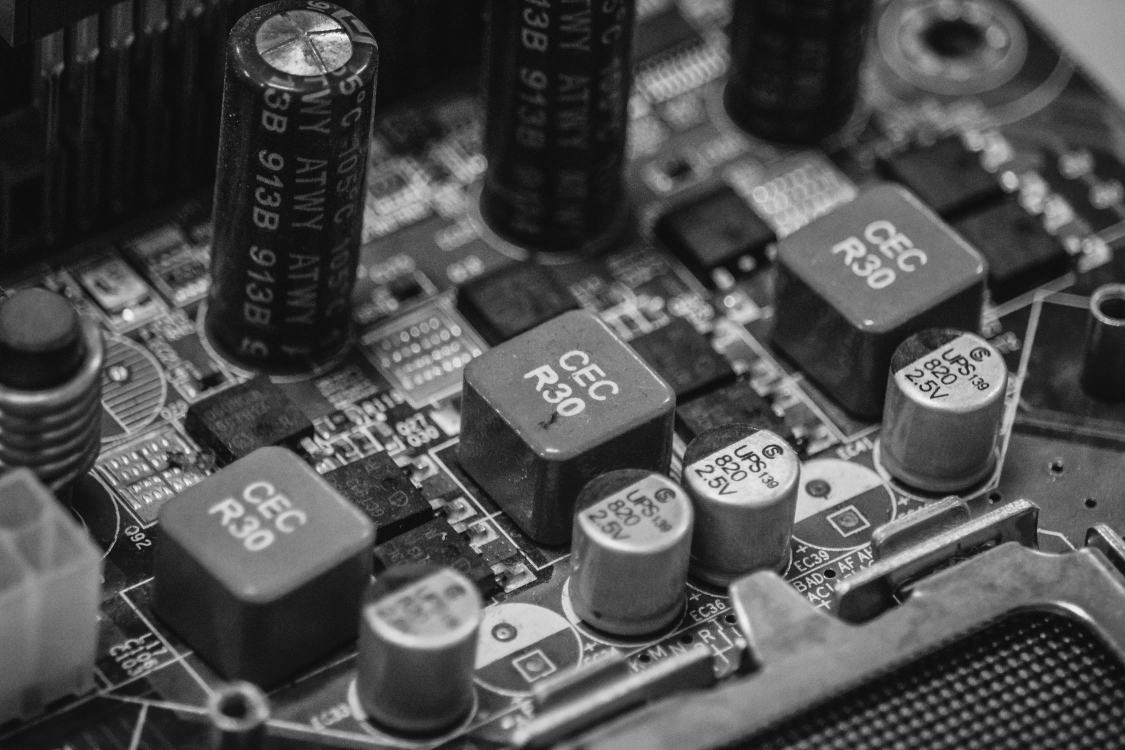
//> input picture Erg. Askisis 2025-2026/Images/Ασκηση 5/board.png, 2250 x 1500 px (shown at 1/2 size)
$ ./askisi5_dct_compression   (built with g++ and OpenCV 4)
//> lines starting //> are read from the running program, lines starting //| are printed output that depends on the picture; after the words box and inside, x2 and y2 are one past the last pixel; in counts of white or black regions, pixels touching at a corner belong together
#include <opencv2/opencv.hpp>

#include <algorithm>
#include <cmath>
#include <filesystem>
#include <fstream>
#include <iostream>
#include <sstream>
#include <stdexcept>
#include <string>
#include <utility>
#include <vector>

namespace fs = std::filesystem;

static const int BLOCK_SIZE = 32;
static const int R_VALUES[] = {5, 10, 15, 20, 25, 30, 35, 40, 45, 50};
static const int SHOWCASE_R_VALUES[] = {10, 25, 50};

static fs::path find_file(const fs::path &root, const std::string &filename)
{
//> called with filename = "board.png"
    for (const auto &entry : fs::recursive_directory_iterator(root)) {
        if (entry.is_regular_file() && entry.path().filename().string() == filename) {
            return entry.path();
        }
    }
    throw std::runtime_error("Could not find input file: " + filename);
}

static cv::Mat imread_grayscale_any_path(const fs::path &path)
{
    std::ifstream file(path, std::ios::binary);
    if (!file) {
        throw std::runtime_error("Could not open image: " + path.string());
    }

    std::vector<unsigned char> bytes(
        (std::istreambuf_iterator<char>(file)),
        std::istreambuf_iterator<char>()
    );
    cv::Mat decoded = cv::imdecode(bytes, cv::IMREAD_GRAYSCALE);
//> decoded is the input picture: 1500 rows x 2250 cols, CV_8UC1; min 2, max 254, mean 77.4
    if (decoded.empty()) {
        throw std::runtime_error("Could not decode image: " + path.string());
    }

    cv::Mat result;
    decoded.convertTo(result, CV_64F);
    return result;
}

static cv::Mat clip_to_uint8(const cv::Mat &image)
{
    cv::Mat bounded;
    cv::Mat clipped;
    cv::max(image, 0.0, bounded);
    cv::min(bounded, 255.0, bounded);
    bounded.convertTo(clipped, CV_8U);
    return clipped;
}

static cv::Mat pad_to_block_size(const cv::Mat &image, int block_size)
{
    const int padded_rows = static_cast<int>(std::ceil(static_cast<double>(image.rows) / block_size) * block_size);
    const int padded_cols = static_cast<int>(std::ceil(static_cast<double>(image.cols) / block_size) * block_size);
    const int pad_bottom = padded_rows - image.rows;
    const int pad_right = padded_cols - image.cols;

    cv::Mat padded;
    cv::copyMakeBorder(image, padded, 0, pad_bottom, 0, pad_right, cv::BORDER_REPLICATE);
    return padded;
}

static std::vector<cv::Point> zigzag_indices(int size)
{
    std::vector<cv::Point> order;
    for (int diag = 0; diag < 2 * size - 1; ++diag) {
        std::vector<cv::Point> coords;
        const int row_start = std::max(0, diag - size + 1);
        const int row_end = std::min(diag, size - 1);
        for (int row = row_start; row <= row_end; ++row) {
            const int col = diag - row;
            coords.push_back(cv::Point(col, row));
        }
        if (diag % 2 == 0) {
            std::reverse(coords.begin(), coords.end());
        }
        order.insert(order.end(), coords.begin(), coords.end());
    }
    return order;
}

static cv::Mat zonal_mask(int size, int keep_count)
{
    cv::Mat mask = cv::Mat::zeros(size, size, CV_64F);
    const std::vector<cv::Point> order = zigzag_indices(size);
    for (int i = 0; i < keep_count && i < static_cast<int>(order.size()); ++i) {
        mask.at<double>(order[i].y, order[i].x) = 1.0;
    }
    return mask;
}

static cv::Mat dct_blocks(const cv::Mat &padded)
{
    cv::Mat result = cv::Mat::zeros(padded.size(), CV_64F);
    for (int y = 0; y < padded.rows; y += BLOCK_SIZE) {
        for (int x = 0; x < padded.cols; x += BLOCK_SIZE) {
            cv::Mat block = padded(cv::Rect(x, y, BLOCK_SIZE, BLOCK_SIZE));
            cv::Mat transformed;
            cv::dct(block, transformed);
            transformed.copyTo(result(cv::Rect(x, y, BLOCK_SIZE, BLOCK_SIZE)));
        }
    }
    return result;
}

static cv::Mat inverse_dct_blocks(const cv::Mat &coefficients)
{
    cv::Mat result = cv::Mat::zeros(coefficients.size(), CV_64F);
    for (int y = 0; y < coefficients.rows; y += BLOCK_SIZE) {
        for (int x = 0; x < coefficients.cols; x += BLOCK_SIZE) {
            cv::Mat block = coefficients(cv::Rect(x, y, BLOCK_SIZE, BLOCK_SIZE));
            cv::Mat restored;
            cv::idct(block, restored);
            restored.copyTo(result(cv::Rect(x, y, BLOCK_SIZE, BLOCK_SIZE)));
        }
    }
    return result;
}

static cv::Mat apply_zonal(const cv::Mat &coefficients, int keep_count)
{
    cv::Mat result = cv::Mat::zeros(coefficients.size(), CV_64F);
    const cv::Mat mask = zonal_mask(BLOCK_SIZE, keep_count);

    for (int y = 0; y < coefficients.rows; y += BLOCK_SIZE) {
        for (int x = 0; x < coefficients.cols; x += BLOCK_SIZE) {
            cv::Mat source = coefficients(cv::Rect(x, y, BLOCK_SIZE, BLOCK_SIZE));
            cv::Mat destination = result(cv::Rect(x, y, BLOCK_SIZE, BLOCK_SIZE));
            cv::multiply(source, mask, destination);
        }
    }

    return result;
}

static cv::Mat apply_threshold(const cv::Mat &coefficients, int keep_count)
{
    cv::Mat result = cv::Mat::zeros(coefficients.size(), CV_64F);

    for (int y = 0; y < coefficients.rows; y += BLOCK_SIZE) {
        for (int x = 0; x < coefficients.cols; x += BLOCK_SIZE) {
            cv::Mat source = coefficients(cv::Rect(x, y, BLOCK_SIZE, BLOCK_SIZE));
            std::vector<std::pair<double, cv::Point>> ranked;
            ranked.reserve(BLOCK_SIZE * BLOCK_SIZE);

            for (int row = 0; row < BLOCK_SIZE; ++row) {
                for (int col = 0; col < BLOCK_SIZE; ++col) {
                    ranked.push_back({std::abs(source.at<double>(row, col)), cv::Point(col, row)});
                }
            }

            std::nth_element(
                ranked.begin(),
                ranked.begin() + keep_count,
                ranked.end(),
                [](const auto &left, const auto &right) { return left.first > right.first; }
            );

            cv::Mat destination = result(cv::Rect(x, y, BLOCK_SIZE, BLOCK_SIZE));
            for (int i = 0; i < keep_count; ++i) {
                const cv::Point point = ranked[i].second;
                destination.at<double>(point.y, point.x) = source.at<double>(point.y, point.x);
            }
        }
    }

    return result;
}

static double mse(const cv::Mat &reference, const cv::Mat &test)
{
    cv::Mat diff;
    cv::subtract(reference, test, diff);
    cv::multiply(diff, diff, diff);
    return cv::mean(diff)[0];
}

static cv::Mat crop_original_size(const cv::Mat &image, cv::Size size)
{
    return image(cv::Rect(0, 0, size.width, size.height)).clone();
}

static cv::Mat panel(const cv::Mat &image, const std::string &title, int target_width = 340)
{
    cv::Mat color;
    cv::cvtColor(clip_to_uint8(image), color, cv::COLOR_GRAY2BGR);

    const double scale = static_cast<double>(target_width) / color.cols;
    cv::Mat resized;
    cv::resize(color, resized, cv::Size(target_width, std::max(1, static_cast<int>(color.rows * scale))));

    const int title_height = 40;
    cv::Mat canvas(resized.rows + title_height, resized.cols, CV_8UC3, cv::Scalar(255, 255, 255));
    resized.copyTo(canvas(cv::Rect(0, title_height, resized.cols, resized.rows)));
    cv::putText(canvas, title, cv::Point(10, 27), cv::FONT_HERSHEY_SIMPLEX, 0.55, cv::Scalar(0, 0, 0), 2, cv::LINE_AA);
    return canvas;
}

static cv::Mat pad_to_height(const cv::Mat &image, int target_height)
{
    if (image.rows >= target_height) {
        return image;
    }

    cv::Mat padded(target_height, image.cols, image.type(), cv::Scalar(255, 255, 255));
    image.copyTo(padded(cv::Rect(0, 0, image.cols, image.rows)));
    return padded;
}

static void save_comparison_figure(const cv::Mat &original, const std::vector<std::pair<int, cv::Mat>> &reconstructions, const std::string &method_name, const fs::path &path)
{
    std::vector<cv::Mat> panels;
    panels.push_back(panel(original, "Original"));
    for (const auto &item : reconstructions) {
        std::ostringstream title;
        title << method_name << " r=" << item.first << "%";
        panels.push_back(panel(item.second, title.str()));
    }

    int max_height = 0;
    for (const cv::Mat &item : panels) {
        max_height = std::max(max_height, item.rows);
    }
    for (cv::Mat &item : panels) {
        item = pad_to_height(item, max_height);
    }

    cv::Mat combined;
    cv::hconcat(panels, combined);
    cv::imwrite(path.string(), combined);
}

static void save_mse_curve(const std::vector<int> &r_values, const std::vector<double> &zonal_mse, const std::vector<double> &threshold_mse, const fs::path &path)
{
    const int width = 820;
    const int height = 500;
    const int left = 80;
    const int right = 30;
    const int top = 45;
    const int bottom = 70;
    cv::Mat plot(height, width, CV_8UC3, cv::Scalar(255, 255, 255));

    std::vector<double> all_errors = zonal_mse;
    all_errors.insert(all_errors.end(), threshold_mse.begin(), threshold_mse.end());
    const double min_y = *std::min_element(all_errors.begin(), all_errors.end());
    const double max_y = *std::max_element(all_errors.begin(), all_errors.end());
    const double y_range = std::max(max_y - min_y, 1e-12);
    const double min_x = r_values.front();
    const double max_x = r_values.back();

    auto to_point = [&](int r, double error) {
        const double px = left + (r - min_x) * (width - left - right) / std::max(max_x - min_x, 1.0);
        const double py = height - bottom - (error - min_y) * (height - top - bottom) / y_range;
        return cv::Point(static_cast<int>(std::round(px)), static_cast<int>(std::round(py)));
    };

    cv::line(plot, cv::Point(left, top), cv::Point(left, height - bottom), cv::Scalar(0, 0, 0), 2);
    cv::line(plot, cv::Point(left, height - bottom), cv::Point(width - right, height - bottom), cv::Scalar(0, 0, 0), 2);

    for (size_t i = 1; i < r_values.size(); ++i) {
        cv::line(plot, to_point(r_values[i - 1], zonal_mse[i - 1]), to_point(r_values[i], zonal_mse[i]), cv::Scalar(40, 90, 220), 2);
        cv::line(plot, to_point(r_values[i - 1], threshold_mse[i - 1]), to_point(r_values[i], threshold_mse[i]), cv::Scalar(50, 170, 80), 2);
    }
    for (size_t i = 0; i < r_values.size(); ++i) {
        cv::circle(plot, to_point(r_values[i], zonal_mse[i]), 5, cv::Scalar(40, 90, 220), cv::FILLED);
        cv::rectangle(plot, to_point(r_values[i], threshold_mse[i]) - cv::Point(4, 4), to_point(r_values[i], threshold_mse[i]) + cv::Point(4, 4), cv::Scalar(50, 170, 80), cv::FILLED);
    }

    cv::putText(plot, "MSE vs Retained Information", cv::Point(210, 30), cv::FONT_HERSHEY_SIMPLEX, 0.75, cv::Scalar(0, 0, 0), 2, cv::LINE_AA);
    cv::putText(plot, "Zonal coding", cv::Point(570, 80), cv::FONT_HERSHEY_SIMPLEX, 0.55, cv::Scalar(40, 90, 220), 2, cv::LINE_AA);
    cv::putText(plot, "Threshold coding", cv::Point(570, 110), cv::FONT_HERSHEY_SIMPLEX, 0.55, cv::Scalar(50, 170, 80), 2, cv::LINE_AA);
    cv::putText(plot, "Retained Information r (%)", cv::Point(280, height - 22), cv::FONT_HERSHEY_SIMPLEX, 0.58, cv::Scalar(0, 0, 0), 1, cv::LINE_AA);
    cv::putText(plot, "MSE", cv::Point(20, 45), cv::FONT_HERSHEY_SIMPLEX, 0.58, cv::Scalar(0, 0, 0), 1, cv::LINE_AA);

    cv::imwrite(path.string(), plot);
}

static bool is_showcase(int r_value)
{
    for (int showcase : SHOWCASE_R_VALUES) {
        if (showcase == r_value) {
            return true;
        }
    }
    return false;
}

int main()
{
    try {
        const fs::path root = fs::path("..");
        const fs::path image_path = find_file(root / "Images", "board.png");
        const fs::path output_dir = root / "outputs" / "askisi5_dct_compression_cpp";
        fs::create_directories(output_dir);

        const cv::Mat original = imread_grayscale_any_path(image_path);
        const cv::Size original_size(original.cols, original.rows);
        const cv::Mat padded = pad_to_block_size(original, BLOCK_SIZE);
        const cv::Mat coefficients = dct_blocks(padded);
//> after the loop in dct_blocks, `for (int y = 0; y < padded.rows; y += BLOCK_SIZE)`:
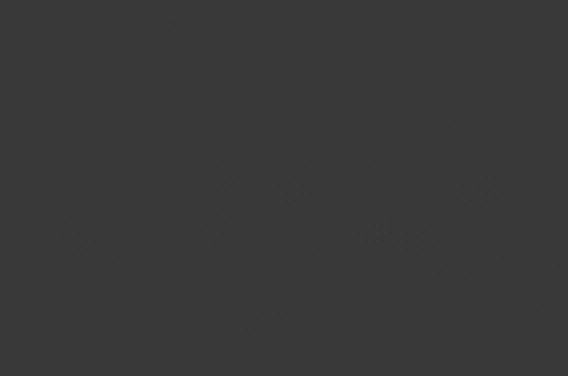
//> result: 1504 rows x 2272 cols, CV_64FC1 (shown at 1/4 size); min -2010.3, max 6870.7, mean 2.4; drawn with min black and max white

        std::vector<int> r_values;
        std::vector<double> zonal_mse_values;
        std::vector<double> threshold_mse_values;
        std::vector<std::pair<int, cv::Mat>> zonal_showcase;
        std::vector<std::pair<int, cv::Mat>> threshold_showcase;

        std::ostringstream metrics_json;
        metrics_json << "{\n";
        metrics_json << "  \"block_size\": " << BLOCK_SIZE << ",\n";
        metrics_json << "  \"original_shape\": [" << original.rows << ", " << original.cols << "],\n";
        metrics_json << "  \"padded_shape\": [" << padded.rows << ", " << padded.cols << "],\n";
        metrics_json << "  \"metrics\": {\n";

        for (size_t idx = 0; idx < sizeof(R_VALUES) / sizeof(R_VALUES[0]); ++idx) {
            const int r_value = R_VALUES[idx];
            const int keep_count = std::max(1, static_cast<int>(std::round((r_value / 100.0) * (BLOCK_SIZE * BLOCK_SIZE))));

            const cv::Mat zonal_coeffs = apply_zonal(coefficients, keep_count);
            cv::Mat zonal_reconstructed = crop_original_size(inverse_dct_blocks(zonal_coeffs), original_size);
            cv::max(zonal_reconstructed, 0.0, zonal_reconstructed);
            cv::min(zonal_reconstructed, 255.0, zonal_reconstructed);
            const double zonal_error = mse(original, zonal_reconstructed);

            const cv::Mat threshold_coeffs = apply_threshold(coefficients, keep_count);
            cv::Mat threshold_reconstructed = crop_original_size(inverse_dct_blocks(threshold_coeffs), original_size);
            cv::max(threshold_reconstructed, 0.0, threshold_reconstructed);
            cv::min(threshold_reconstructed, 255.0, threshold_reconstructed);
            const double threshold_error = mse(original, threshold_reconstructed);

            r_values.push_back(r_value);
            zonal_mse_values.push_back(zonal_error);
            threshold_mse_values.push_back(threshold_error);

            cv::imwrite((output_dir / ("zonal_r_" + std::to_string(r_value) + ".png")).string(), clip_to_uint8(zonal_reconstructed));
            cv::imwrite((output_dir / ("threshold_r_" + std::to_string(r_value) + ".png")).string(), clip_to_uint8(threshold_reconstructed));

            if (is_showcase(r_value)) {
                zonal_showcase.push_back({r_value, zonal_reconstructed});
                threshold_showcase.push_back({r_value, threshold_reconstructed});
            }

            metrics_json << "    \"" << r_value << "\": {\"zonal_mse\": " << zonal_error << ", \"threshold_mse\": " << threshold_error << "}";
            metrics_json << (idx + 1 == sizeof(R_VALUES) / sizeof(R_VALUES[0]) ? "\n" : ",\n");
        }
//> this loop made 10 passes
//> (zonal_error, threshold_error) on passes 1 to 8: (31.23, 17), (16.08, 8.45), (11.21, 5.01), (8.18, 3.2), (6.05, 2.11), (4.42, 1.42), (3.24, 0.955), (2.38, 0.636)
//> pass 1, in mse, `cv::multiply(diff, diff, diff);`:
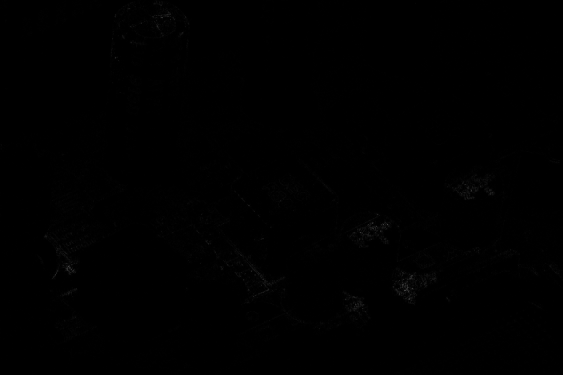
//> diff: 1500 rows x 2250 cols, CV_64FC1 (shown at 1/4 size); min 6.4e-14, max 13889, mean 31.2; drawn with min black and max white

        metrics_json << "  }\n";
        metrics_json << "}\n";

        save_comparison_figure(original, zonal_showcase, "Zonal", output_dir / "zonal_showcase.png");
//> in panel, `cv::putText(canvas, title, cv::Point(10, 27), cv::FONT_HERSHEY_SIMPLEX..`:
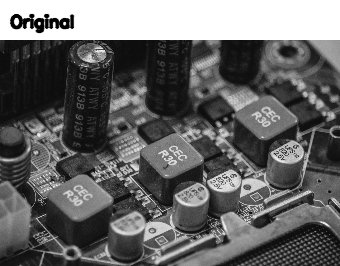
//> canvas: 266 rows x 340 cols, CV_8UC3; min 0, max 255, mean 102.3
//> the loop in save_comparison_figure, `for (const auto &item : reconstructions)` made 3 passes
//> the loop in save_comparison_figure, `for (const cv::Mat &item : panels)` made 4 passes
//> after the loop in save_comparison_figure, `for (const cv::Mat &item : panels)`: max_height = 266
//> the loop in save_comparison_figure, `for (cv::Mat &item : panels)` made 4 passes
//> in save_comparison_figure, `cv::hconcat(panels, combined);`:
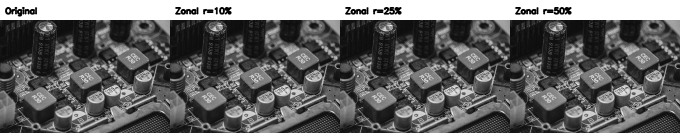
//> combined: 266 rows x 1360 cols, CV_8UC3 (shown at 1/2 size); min 0, max 255, mean 101.6
        save_comparison_figure(original, threshold_showcase, "Threshold", output_dir / "threshold_showcase.png");
//> the loop in save_comparison_figure (call 2), `for (const auto &item : reconstructions)` made 3 passes
//> the loop in save_comparison_figure (call 2), `for (const cv::Mat &item : panels)` made 4 passes
//> the loop in save_comparison_figure (call 2), `for (cv::Mat &item : panels)` made 4 passes
        save_mse_curve(r_values, zonal_mse_values, threshold_mse_values, output_dir / "mse_curve.png");
//> in save_mse_curve, `std::vector<double> all_errors = zonal_mse;`: all_errors = [31.23, 16.08, 11.21, 8.18, 6.05, 4.42, 3.24, 2.38, 1.78, 1.38]
//> in save_mse_curve, `all_errors.insert(all_errors.end(), threshold_mse.begin(), threshold_m..`: all_errors = 20 values, max 31.23 at index 0, min 0.273 at index 19, mean 6.27
//> in save_mse_curve, `const double min_y = *std::min_element(all_errors.begin(), all_errors...`: min_y = 0.273
//> in save_mse_curve, `const double max_y = *std::max_element(all_errors.begin(), all_errors...`: max_y = 31.23
//> in save_mse_curve, `const double y_range = std::max(max_y - min_y, 1e-12);`: y_range = 30.96
//> in save_mse_curve, `cv::line(plot, cv::Point(left, height - bottom), cv::Point(width - rig..`:
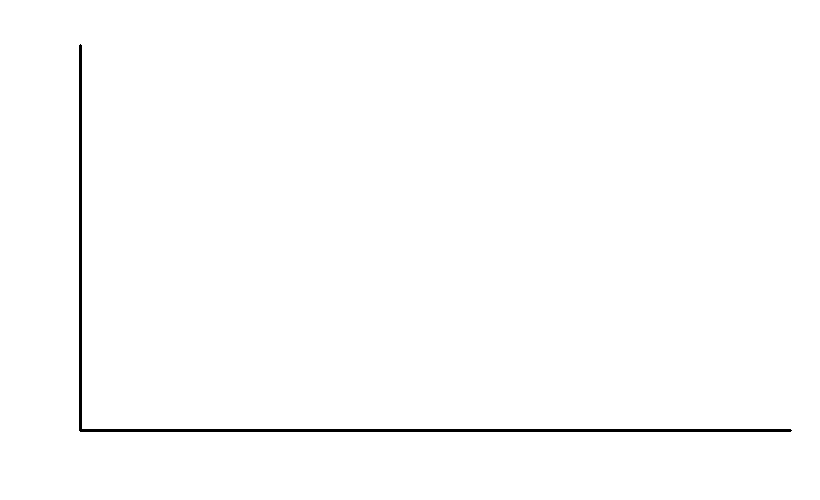
//> plot: 500 rows x 820 cols, CV_8UC3; 99.2% white; 1 black region, box (x1, y1, x2, y2) and area: (79, 44, 792, 432) 3289
//> after the loop in save_mse_curve, `for (size_t i = 0; i < r_values.size(); ++i)`:
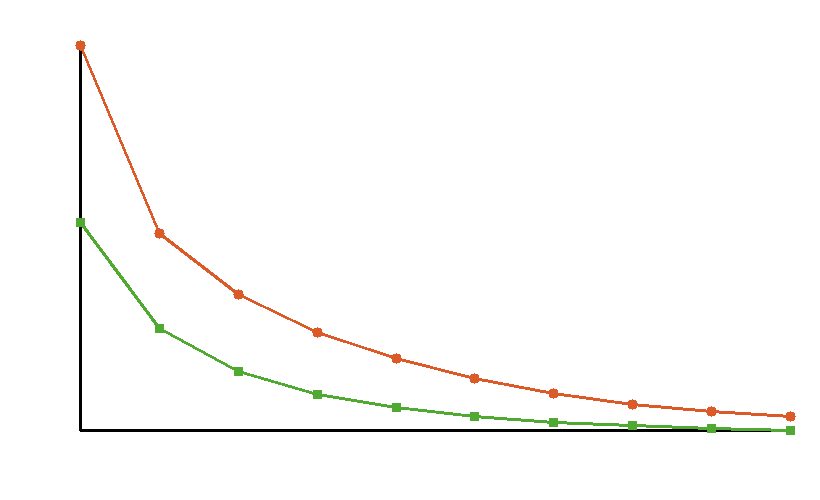
//> plot: 500 rows x 820 cols, CV_8UC3; mean B, G, R 250.1, 251.3, 251.6
//> in save_mse_curve, `cv::putText(plot, "MSE", cv::Point(20, 45), cv::FONT_HERSHEY_SIMPLEX, ..`:
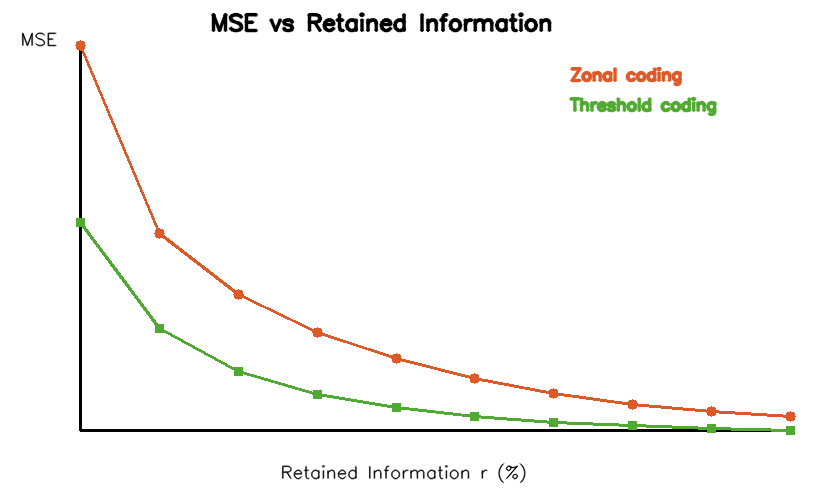
//> plot: 500 rows x 820 cols, CV_8UC3; mean B, G, R 246.7, 248.4, 248.7

        std::ofstream summary_file(output_dir / "summary.json");
        summary_file << metrics_json.str();

        std::cout << metrics_json.str();
        std::cout << "Outputs saved to: " << output_dir.string() << "\n";
        return 0;
//> (the program exits here)
